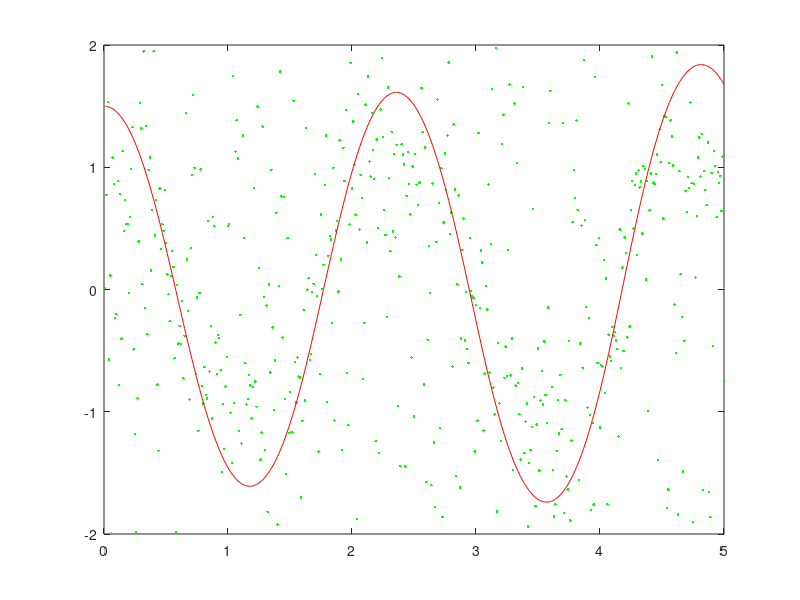

The MATLAB source for this figure:
%%%%%%%%%%%%%%%%%%%%%%%%%%%%%%%%%%%%%%%%%%%%%%%%%%%%%%%%%%%%%%%%%
%
% Simulate cluttered pendulum data for the examples in the book
%
% Simo Sarkka (2013), Bayesian Filtering and Smoothing,
% Cambridge University Press. 
%
% Last updated: $Date: 2013/08/26 12:58:41 $.
%
% This software is distributed under the GNU General Public 
% Licence (version 2 or later); please refer to the file 
% Licence.txt, included with the software, for details.
%
%%%%%%%%%%%%%%%%%%%%%%%%%%%%%%%%%%%%%%%%%%%%%%%%%%%%%%%%%%%%%%%%%
    
% Simulate simple pendulum. Note that the system easily diverges, but
% it should not matter. Also draw some clutter measurements.
    
    % Remember to comment these out when benchmarking!
    fprintf('!! Using fixed random stream !!\n');
    rand('state',1)
    randn('state',1)
    % <---
    
    DT = 0.01;
    g  = 9.81;
    Q  = 0.01*[DT^3/3 DT^2/2; DT^2/2 DT];
    R  = 0.1;
    m0 = [1.6;0]; % Slightly off
    P0 = 0.1*eye(2);
        
    steps = 500;

    QL = chol(Q,'lower');
   
    T = [];
    X = [];
    Y = [];
    t = 0;
    x = [1.5;0];
    for k=1:steps
        x = [x(1)+x(2)*DT;
             x(2)-g*sin(x(1))*DT];
        w = QL * randn(2,1);
        x = x + w;
        y = sin(x(1)) + sqrt(R)*randn;
        t = t + DT;
        X = [X x];
        Y = [Y y];
        T = [T t];
  end
  
  cp = 0.5;
  C = rand(size(Y)) < cp;
  ind = find(C);
  Y(ind) = 4*rand(size(ind))-2;
  
  % Plot the data    
  plot(T,Y,'g.',T,X(1,:),'r-');

